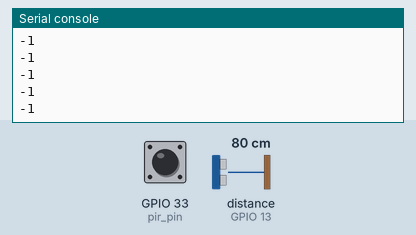
The program below on a simulated ESP32 board running MicroPython. Shown: the last lines printed to the serial console. The test bench sets the inputs (shaded band); at power-on: distance to the obstacle (sensor on GPIO 13) 80 cm, GPIO 33 (pir_pin) HIGH. The echo pulse lasts 58.3 µs per cm; library files of the repository ran but are not shown: ssd1306.py.

Above: at 1.2 s.
1.3 s: distance to the obstacle (sensor on GPIO 13) set to 2 cm
At 1.7 s:
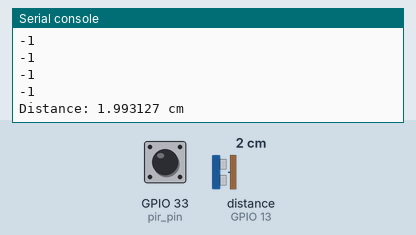
2.8 s: GPIO 33 (pir_pin) pulsed LOW 2 times (0.12 s each, 0.3 s apart)
At 3.2 s:
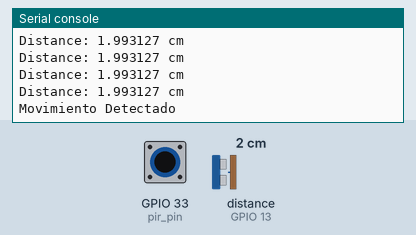

The program:

p.py
```python
import machine
import ssd1306
from time import sleep
import utime
from machine import Pin, time_pulse_us
from hcsr04 import HCSR04


# ESP32
# ECHO — 5.6 kΩ —●— 10 kΩ — GND
sensor = HCSR04(trigger_pin=12, echo_pin=13, echo_timeout_us=10000)

# ESP8266
# sensor = HCSR04(trigger_pin=12, echo_pin=14, echo_timeout_us=10000)

def mi_interrupcion(pin):
    print('Movimiento Detectado')
    sleep(5)

#pir
pir_pin = machine.Pin(33, machine.Pin.IN)
pir_pin.irq(trigger=machine.Pin.IRQ_RISING, handler=mi_interrupcion)


while True:
    try:
        #leemos distancia
        distance = sensor.distance_cm()
        if distance < 2:
            print('Distance:', distance, 'cm')
            sleep(.5)

        else:
            print('-1')
    except OSError as ex:
        print('-1', ex)
```

Measured:
- after the input at 1.3 s, the serial console: prints a new line at once (image 1)
- after the input at 2.8 s, the serial console: prints a new line after 0.12 s (image 2)
